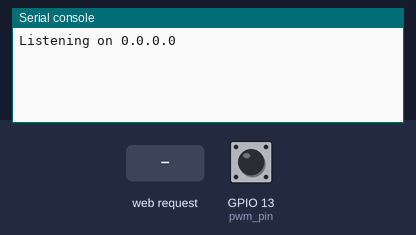
Simulated run of this program. Board: ESP32 board running MicroPython. Parts: the last lines printed to the serial console. Inputs (shaded band) come from the test bench; at power-on: GPIO 13 (pwm_pin) LOW. WiFi joins after 1.5 s; the clock reads 2024-03-15 10:24:30 at power-on unless the program sets it; files the program writes start out absent; threads take turns every 2 ms.

Above: at 1.2 s.
1.3 s: HTTP request GET /json received
At 1.46 s:
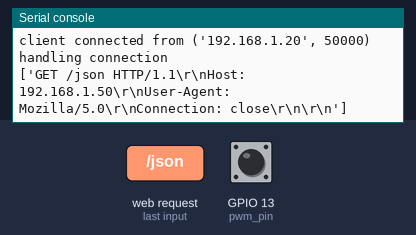
2.8 s: GPIO 13 (pwm_pin) pulsed HIGH 5 times (0.12 s each, 0.3 s apart)
At 4.3 s:
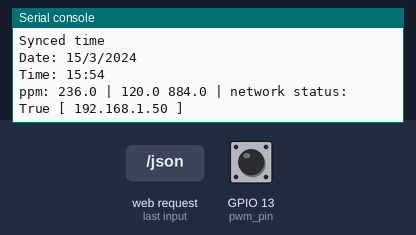

The program:

main.py
```python
import json
import os
from machine import Pin, time_pulse_us
from time import time, sleep, localtime
import network
import ntptime

pwm_pin = Pin(13, Pin.IN)
FILE_NAME = "co2_data.txt"
MAX_ENTRIES = 100
debug = True

def calculate_co2(th_high, th_low):
    th_high_ms = th_high / 1000
    th_low_ms = th_low / 1000
    return round(2000 * (th_high_ms - 2) / (th_high_ms + th_low_ms - 4), 2)

def init_storage():
    try:
        if FILE_NAME not in os.listdir():
            with open(FILE_NAME, "w") as f:
                f.write("")
    except:
        pass

def save_co2_reading(timestamp, co2_value):
    try:
        with open(FILE_NAME, "a") as f:
            f.write(f"{timestamp},{co2_value}\n")
        prune_storage()
    except:
        pass

def prune_storage():
    try:
        with open(FILE_NAME, "r") as f:
            lines = f.readlines()
        if len(lines) > MAX_ENTRIES:
            lines = lines[-MAX_ENTRIES:]
            with open(FILE_NAME, "w") as f:
                f.writelines(lines)
    except:
        pass

def fetch_records(n):
    try:
        with open(FILE_NAME, "r") as f:
            lines = f.readlines()
        records = [line.strip().split(",") for line in lines[-n:]]
        return json.dumps([{"timestamp": r[0], "co2": r[1]} for r in records])
    except:
        return json.dumps([])

def connect_wifi(ssid, password):
    wlan = network.WLAN(network.STA_IF)
    wlan.active(True)
    wlan.connect(ssid, password)
    while not wlan.isconnected():
        pass
    print(f"Connected to {ssid}! IP is {wlan.ifconfig()[0]}")
    return

def handle_request(conn):
    print("handling connection")
    try:
        request = conn.recv(1024).decode()
        if "/json" in request:
            reqsp = request.split("n=")
            print(reqsp)
            if len(reqsp) > 1:
                n = int( reqsp[-1].split(" ")[0] )
            else:
                n = 1
            data = fetch_records(n)
            response = f"HTTP/1.1 200 OK\nContent-Type: application/json\nAccess-Control-Allow-Origin: *\n\n{data}"
        else:
            response = "HTTP/1.1 404 Not Found\nAccess-Control-Allow-Origin: *\n\n"
        conn.sendall(response.encode('utf-8'))
    except:
        pass

def start_server():
    import socket
    addr = socket.getaddrinfo("0.0.0.0", 80)[0][-1]
    s = socket.socket()
    s.bind(addr)
    s.listen(0)
    print("Listening on 0.0.0.0")
    while True:
        conn, _ = s.accept()
        print(f"client connected from {_}")
        handle_request(conn)
        conn.close()

def setup_time():
    ct = 0
    while ct < 100:
        ct += 1
        try:
            ntptime.settime()
            print("Synced time")
            now = localtime()
            print("Date: {}/{}/{}".format(now[2], now[1], now[0]))
            print("Time: {}:{}".format(now[3]+5, now[4]+30))
            return
        except:
            pass
    print("Failed to sync time, continuing")

def main():
    init_storage()
    # connect_wifi("SCRC_LAB_IOT", "Scrciiith@123")
    connect_wifi("Hem", "dingleberry")
    setup_time()
    sleep(2)
    while True:
        try:
            th_high = time_pulse_us(pwm_pin, 1)
            if th_high > 0:
                th_low = 1004*1000 - th_high
                co2_value = calculate_co2(th_high, th_low)
                timestamp = time()
                save_co2_reading(timestamp, co2_value)
                if debug:
                    print("ppm:",co2_value,"|",th_high/1000,th_low/1000,"|","network status:",network.WLAN(network.STA_IF).isconnected(),"[",network.WLAN(network.STA_IF).ifconfig()[0],"]")
        except:
            print("Timeout reading from sensor")
            pass
        sleep(2)

if __name__ == "__main__":
    import _thread
    _thread.start_new_thread(start_server, ())
    main()
```

Measured:
- after the input at 1.3 s, the serial console: prints a new line at once (image 1)
- after the input at 2.8 s, the serial console: prints a new line after 1.0 s (image 2)
